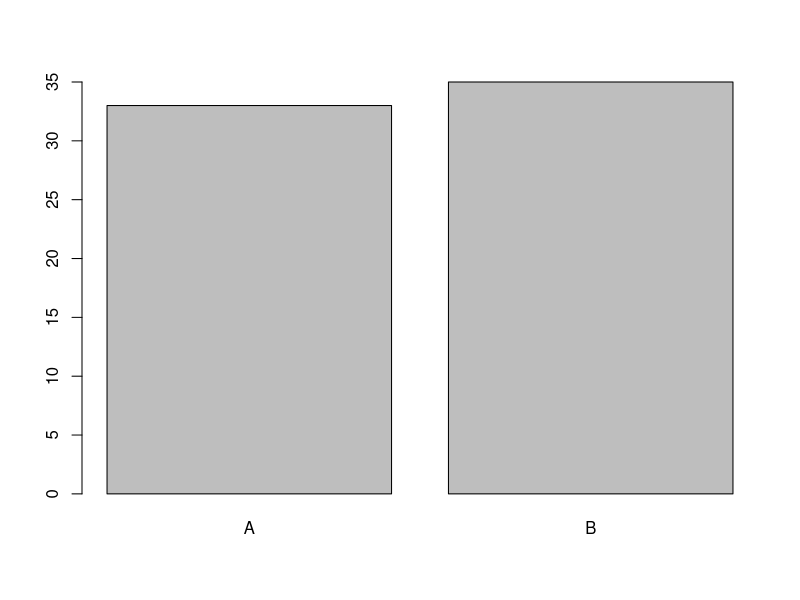
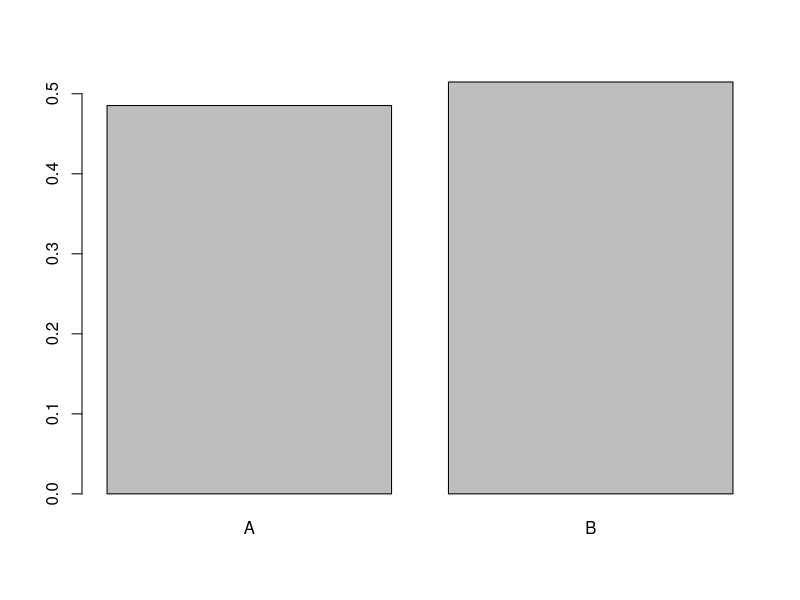
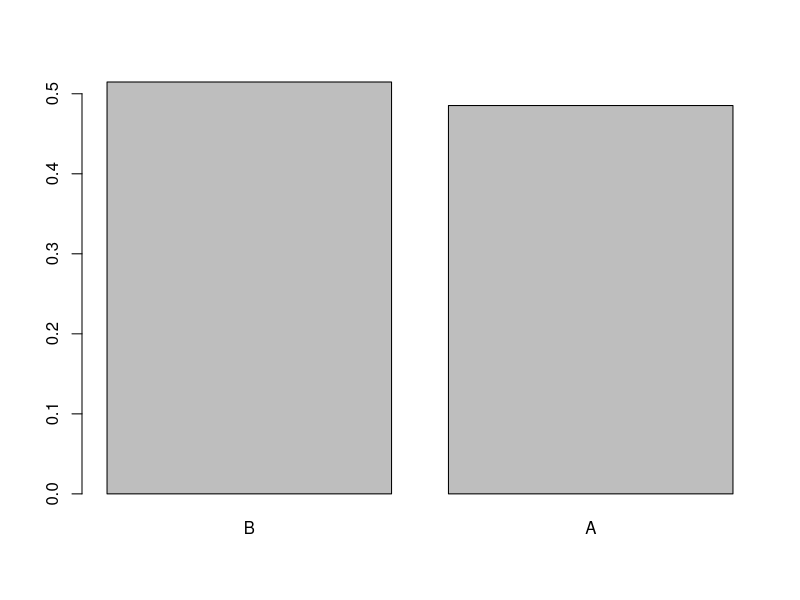
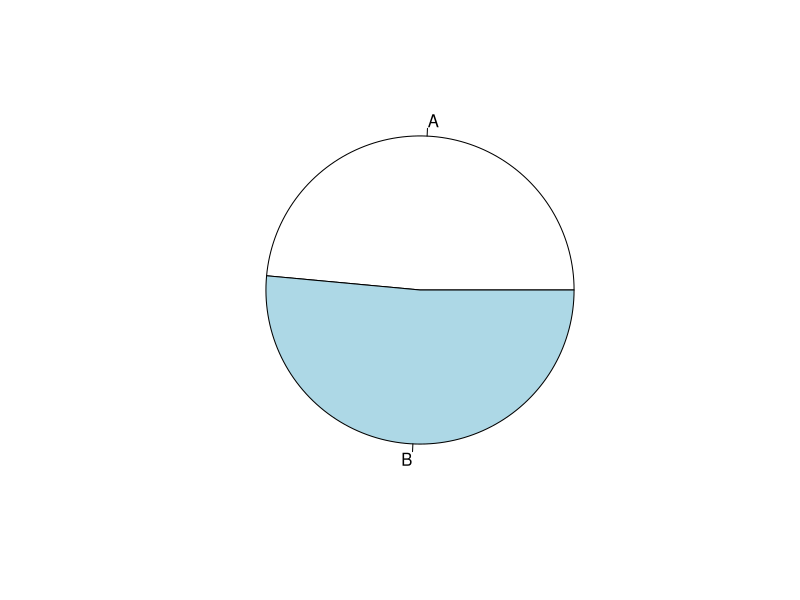
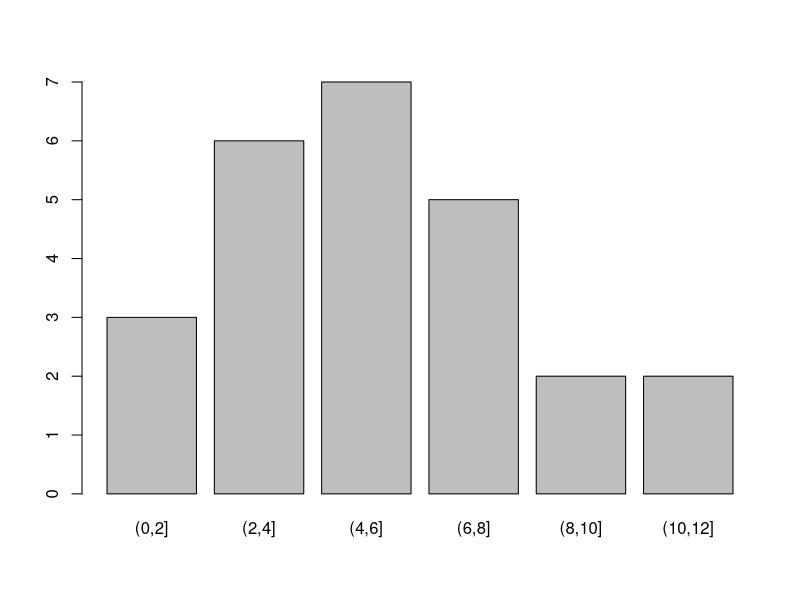
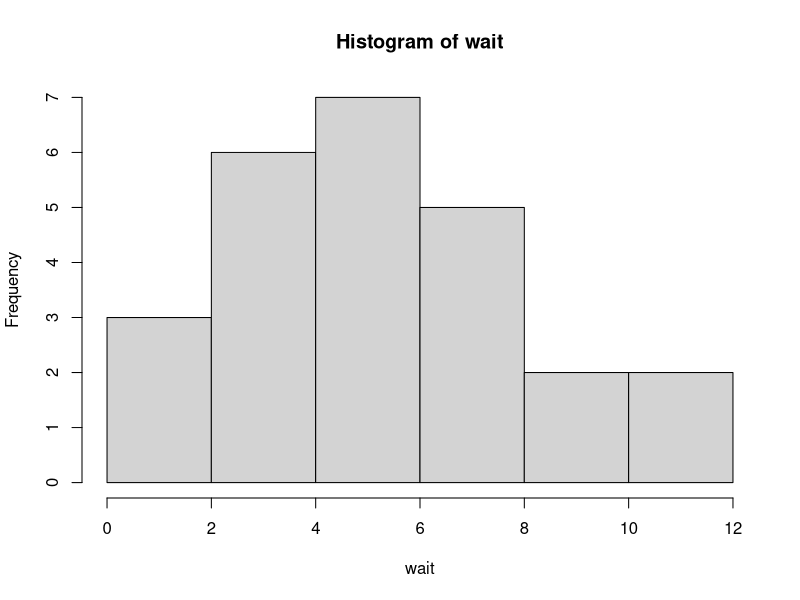
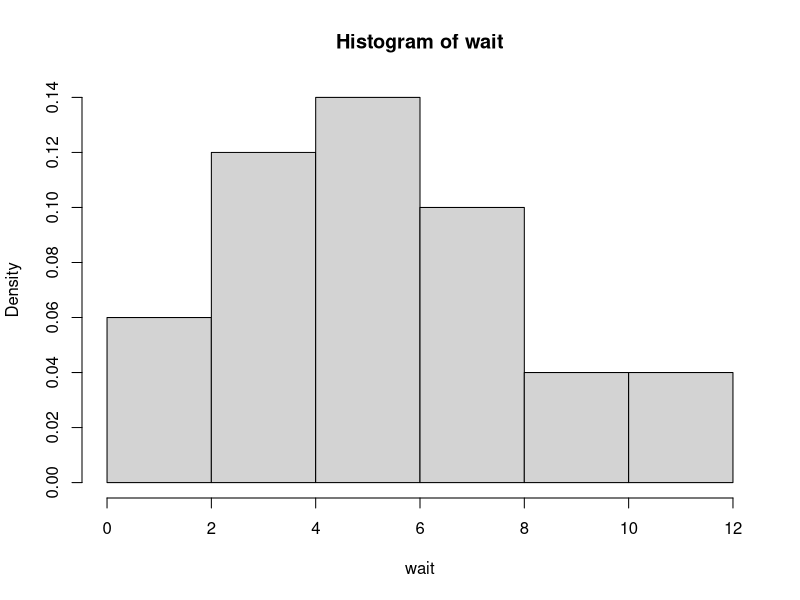
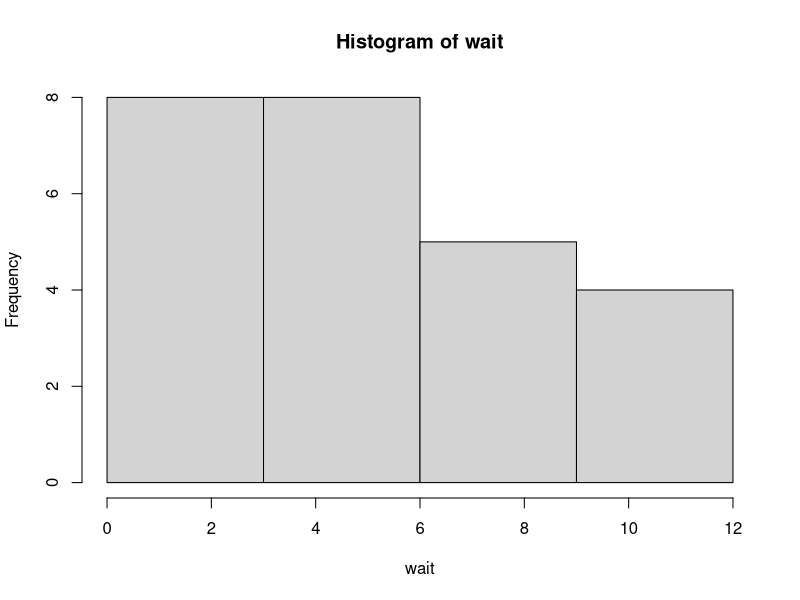

These charts were generated, in order, by the following R code:
## ---- chunk 1
    sample(x=1:5, size=3, replace=T)
## ---- chunk 2
    sample(x=1:5, size=3, replace=F)
## ---- chunk 3
    x <- 1:5
    sample(x, length(x), replace=F)
## ---- chunk 4
sim <- function(num_people) {
    x <- sample( 1:num_people, num_people, replace=F ) # permute
    d <- x - 1:num_people # diff between personal and received number
    any(d==0) # check if for any there is no diff between the two numbers
}

prob <- function(times, num_people) {
    result <- replicate(times, sim(num_people))
    sum(result)/length(result)
}

prob(100000, 20)
## ---- chunk 5
sim <- function() {
    cards <- sample(c("bb", "ww", "bw"), 1)
    side <- sample(1:2, 1 )
    up <- substr(cards, start=side, stop=side)
    c(up, cards)
}

prob <- function(times) {
    result <- replicate(times, sim())
    sum(result[2,]=="ww") / sum(result[1,]=="w")
}

prob(100000)
## ---- chunk 6
successes <- 10
tries <- 20
success_probability <- 0.5
number_observations <- 10

# P(X = successes)
dbinom(successes, tries, success_probability)

# P(X <= successes)
pbinom(successes, tries, success_probability)

# generate number_observations numbers from the Binomial distribution
rbinom(number_observations, tries, success_probability)
## ---- chunk 7
tries <- 2
success_probability <- 0.5
number_observations <- 10

# P(X = tries)
dgeom(tries - 1, success_probability)

# P(X <= tries)
pgeom(tries - 1, success_probability)

# generate number_observations numbers from the Geometric distribution
rgeom(number_observations, success_probability) + 1
## ---- chunk 8
tries <- 2
success_probability <- 0.5
number_observations <- 10

# P(X = tries)
dgeom(tries, success_probability)

# P(X <= tries)
pgeom(tries, success_probability)

# generate number_observations numbers from the Geometric distribution
rgeom(number_observations, success_probability)
## ---- chunk 9
successes <- 10
tries <- 20
success_probability <- 0.5
number_observations <- 10

# P(X = tries)
dnbinom(tries - successes, successes, success_probability)

# P(X <= tries)
pnbinom(tries - successes, successes, success_probability)

# generate number_observations numbers from the Negative Binomial distribution
rnbinom(number_observations, successes, success_probability) + successes
## ---- chunk 10
successes <- 10
failures <- 10
success_probability <- 0.5
number_observations <- 10

# P(X = failures)
dnbinom(failures, successes, success_probability)

# P(X <= tries)
pnbinom(failures, successes, success_probability)

# generate number_observations numbers from the Negative Binomial distribution
rnbinom(number_observations, successes, success_probability)
## ---- chunk 11
chosen_white <- 5
white <- 10
all <- 20
tries <- 10
number_observations <- 10

# P(X = chosen_white)
dhyper(chosen_white, white, all - white, tries)

# P(X <= chosen_white)
phyper(chosen_white, white, all - white, tries)

# generate number_observations numbers from the Hypergeometric distribution
rhyper(number_observations, white, all - white, tries)
## ---- chunk 12
occurences <- 1
rate <- 0.6
number_observations <- 10

# P(X = occurences)
dpois(occurences, rate)

# P(X <= occurences)
ppois(occurences, rate)

# generate number_observations numbers from the Poisson distribution
rpois(number_observations, rate)
## ---- chunk 13
min <- 0
max <- 10
x <- 4
p <- 0.5
number_observations <- 5

# f(x)
dunif(x, min, max)

# P(X <= x)
punif(x, min, max)

# Q(x)
qunif(p, min, max)

# generate number_observations numbers from the Uniform distribution
runif(number_observations, min, max)
## ---- chunk 14
rate <- 0.5
x <- 4
p <- 0.5
number_observations <- 5

# f(x)
dexp(x, rate)

# P(X <= x)
pexp(x, rate)

# Q(x)
qexp(p, rate)

# generate number_observations numbers from the Exponential distribution
rexp(number_observations, rate)
## ---- chunk 15
mean <- 5
standard_deviation <- 2
x <- 6
p <- 0.5
number_observations <- 5

# f(x)
dnorm(x, mean, standard_deviation)

# P(X <= x)
pnorm(x, mean, standard_deviation)

# Q(x)
qnorm(p, mean, standard_deviation)

# generate number_observations numbers from the Normal distribution
rnorm(number_observations, mean, standard_deviation)
## ---- chunk 16
exam <- read.table("../datasets/examAB.txt", header=T)
exam

variant <- exam$variant

class(variant)

table(variant)
table(variant) / length(variant)
sort(table(variant) / length(variant), decreasing=T)

barplot(table(variant))
barplot(table(variant) / length(variant))
barplot(sort(table(variant) / length(variant), decreasing=T))
pie(table(variant))

## ---- chunk 17
wait <- c(2,3,3,5,5,2,7,10,4,3,1,7,11,10,5,6,3,8,5,12,5,3,8,5,7)

table(wait)

wait_grouped <- cut(wait, breaks=seq(0,12,2))
table(wait_grouped)
table(wait_grouped)/length(wait)

barplot(table(wait_grouped))

hist(wait)
hist(wait, probability=T)
hist(wait, breaks=seq(0, 12, 3))

# хистограма с честотен полигон
h <- hist(wait, probability=T)
lines(
    x=c(
        min(h$breaks),
        h$mids,
        max(h$breaks)
    ),
    y=c(
      0,
      h$density,
      0
    ),
    type="l",
    lwd=2,
    col="darkorange1"
)

stripchart(
    wait,
    method="stack",
    pch=20,
    cex=1.5
)

# диаграма клон с листа (stem-and-leaf plot)
# интервали: [0, 4], (4, 9], (9, 12]
stem(wait)

# увеличаване на броя подинтервали
# интервали: [0, 1] (1, 3] (3, 5], (5, 7], (7, 9], (9, 11] (11, 13]
stem(wait, scale=2)


## ---- chunk 18
x <- airquality$Temp

# средно
mean(x)

# медиана
median(x)

# стандартно отклонение
sd(x)

# p-квантил
quantile(x, p)

# Q1
quantile(x, 0.25)
# Q3
quantile(x, 0.75)

# IQR = Q3 - Q1
IQR(x)

summary(x)

boxplot(x, horizontal=T)
## ---- chunk 19
library(MASS)
?survey
str(survey)

# извежда данните като таблица
# fix(survey)

summary(survey)

# equilavnt notations
survey[, 'Age']
survey$Age

# 12-та колона
survey[ ,12]

# 5-ти ред
survey[5, ]
## ---- chunk 20
attach(survey)

table(Smoke, W.Hnd)

# премахване на липсващите наблюдения
table(Smoke, W.Hnd, useNA="no")
## ---- chunk 21
# таблица с относителния дял
prop.table(table(Smoke, W.Hnd))

# таблица с редови проценти
prop.table(table(Smoke, W.Hnd), 1)

# таблица с колонни проценти
prop.table(table(Smoke, W.Hnd), 2)

barplot(
    table(Smoke, W.Hnd),
    legend=T,
    args.legend=list(
        x="topleft",
        inset=0.05
    )
)
barplot(
    table(W.Hnd, Smoke),
    beside=T,
    legend=T,
    args.legend=list(
        x="topright",
        inset=0.05
    )
)
## ---- chunk 22
# кутуя с мустаци
boxplot(Pulse ~ Smoke)

# лентова диаграма
stripchart(Pulse ~ Smoke, vertical=T)

# точкова диаграма
plot(Height, Pulse)
cor(Height, Pulse, use="complete.obs")

plot(Wr.Hnd, Height)
cor(Wr.Hnd, Height, use="complete.obs")

plot(Wr.Hnd, NW.Hnd)
cor(Wr.Hnd, NW.Hnd, use="complete.obs")

# преобразуваме данните, за да получим отрицателна корелация
plot(Wr.Hnd, -1 * NW.Hnd)
cor(Wr.Hnd, -1 * NW.Hnd, use="complete.obs")
## ---- chunk 23
a <- (980-900)/(900/sqrt(100))

# P(X <= 980) = pnorm(a)
# P(X > 980) = 1 - pnorm(a)
1 - pnorm(a)
## ---- chunk 24
a <- (4000 - 160*24)/(7*sqrt(160))

# P(X <= 4000) = pnorm(a)
# P(X > 4000) = 1 - pnorm(a)
1 - pnorm(a)
## ---- chunk 25
# H_0: mu = 2000
# H_1: mu > 2000
x.bar <- 2100
n <- 100
sigma <- 300
mu <- 2000

# пресмятаме наблюдаваната стойност
z.obs <- (x.bar - mu) / (sigma/sqrt(n))

# P(X <= 2000) = pnorm(z.obs)
# P(X > 2000) = 1 - pnorm(z.obs)
p.value <- 1 - pnorm(z.obs)

# p-стойността е по-малка от 0,05
# -> отхвърляме H_0 в полза на H_1]
# -> времето на живот е повече от 2000
p.value
## ---- chunk 26
# H_0: mu = 5.2
# H_1: mu =\= 5.2
x <- c(6.1, 5.4, 4.8, 5.8, 6.6, 5.3, 6.1, 4.4, 3.9, 6.8, 6.5, 6.3)

t.test(x, mu=5.2)

# p-стойността е по-голяма от 0.05
# -> не отхвърляме H_0
# -> средната стойност не се е променила
t.test(x, mu=5.2)$p.value
## ---- chunk 27
# H_0: p = 0.1
# H_1: p =\= 0.1
prop.test(x=2700, n=25000, p=0.1, correct=F)

# p-стойността е по-малка от 0.05
# -> отхвърляме H_0 в полза на H_1
# -> вероятността не е 10%
prop.test(x=2700, n=25000, p=0.1, correct=F)$p.value
## ---- chunk 28
# H_0: mu_X = mu_Y
# H_1: mu_X < mu_Y
x <- c(8, 7, 5, 8, 10, 9, 7, 8, 4, 5)
y <- c(7, 6, 14, 12, 13, 8, 9, 6, 10, 9)


t.test(x, y, alt="less")

# p-стойността е по-малка от 0.05
# -> отхвърляме H_0 в полза на H_1
# -> средното на група 1 е по-малко от това на група 2
t.test(x, y, alt="less")$p.value
## ---- chunk 29
# H_0: mu_X = mu_Y
# H_1: mu_X > mu_Y
x <- c(265,240,258,295,251,245,287,314,260,279,283,240,238,225,247)
y <- c(229,231,227,240,238,241,234,256,247,239,246,218,219,226,233)

t.test(x, y, alt="greater", paired=T)

# p-стойността е по-малка от 0.05
# -> отхвърляме H_0 в полза на H_1
# -> средното "Преди" е по-малко от това "След"
t.test(x, y, alt="greater", paired=T)$p.value
## ---- chunk 30
# H_0: p_X = p_Y
# H_1: p_X =\= p_Y

# брой "успехи" във всяка от извадките
x <- c(71,58)
# съответстващ общ брой наблюдения във всяка от извадките
n <- c(220,210)

prop.test(x, n, correct=F)

# p-стойността е по-голяма от 0.05
# -> не отхвърляме H_0
# -> процентът на жените, пиещи безкофеиново кафе, не е по-голям от този на мъжете
prop.test(x, n, correct=F)$p.value
## ---- chunk 31
z1.ci <- function(x.bar, sigma, n, alpha) {
b1 <- x.bar - qnorm(1-alpha/2)*(sigma/sqrt(n))
b2 <- x.bar + qnorm(1-alpha/2)*(sigma/sqrt(n))
c(b1, b2)
}

z1.ci(x.bar=2100, sigma=300, n=100, alpha=0.05)
## ---- chunk 32
x <- c(6.1, 5.4, 4.8, 5.8, 6.6, 5.3, 6.1, 4.4, 3.9, 6.8, 6.5, 6.3)

t.test(x, conf.level=0.99)$conf.int[1:2]
## ---- chunk 33
prop.test(x=2700, n=25000, conf.level=0.95, correct=F)$conf.int[1:2]
## ---- chunk 34
med1.ci <- function(x, alpha=0.05, nboot=1000) {
x <- x[is.finite(x)]
nx <- length(x)
est1 <- median(x)
med1.bt <- replicate( nboot, median( sample( x, size=nx, replace=TRUE ) ) )
ci <- quantile( med1.bt, probs=c(alpha/2, 1-alpha/2), names=FALSE )
list( est.med1=est1, ci=ci )
}
## ---- chunk 35
med2.ci <- function(x, y, alpha=0.05, nboot=1000) {
    x <- x[is.finite(x)]
    y <- y[is.finite(y)]
    nx <- length(x)
    ny <- length(y)
    est1 <- median(x)
    est2 <- median(y)
    est.dif <- est1 - est2
    med1.bt <- replicate( nboot, median( sample( x, size=nx, replace=TRUE ) ) )
    med2.bt <- replicate( nboot, median( sample( y, size=ny, replace=TRUE ) ) )
    dif.bt <- med1.bt - med2.bt
    ci <- quantile( dif.bt, probs=c(alpha/2, 1-alpha/2), names=FALSE )
    list( est.med1=est1, est.med2=est2, est.dif=est.dif, ci=ci )
}
